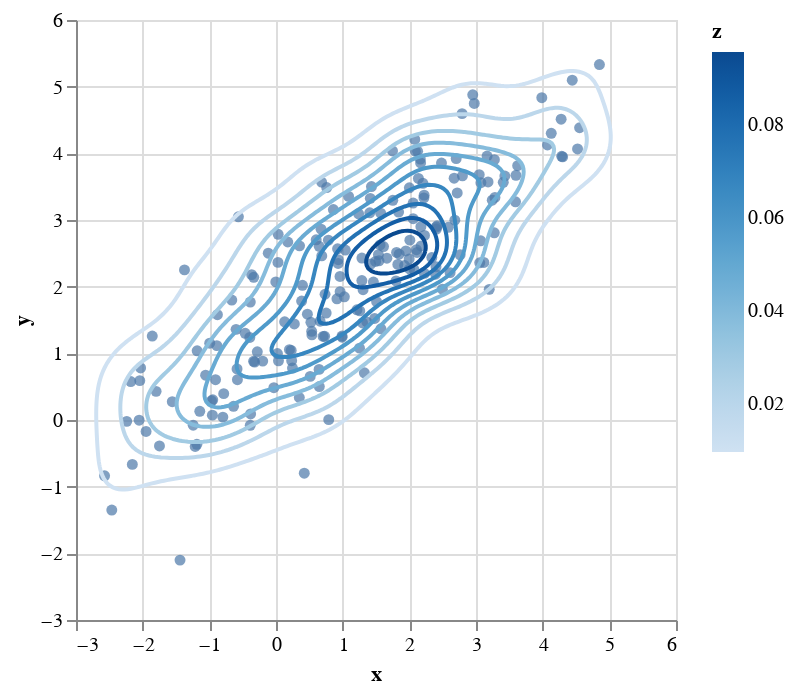

Here is the notebook cell this chart was saved with:
### Code cell
@vlplot(x={type="quantitative"},y={type="quantitative"}) + scatterplot(samples) + contourplot(samples)

### Figure 1 — Vega-Lite specification as saved in the notebook (floating-point values rounded to 4 significant figures; data arrays with more than 128 entries replaced by an {"elided": "..."} marker saying what was removed)
{"encoding": {"x": {"type": "quantitative"}, "y": {"type": "quantitative"}}, "layer": [{"data": {"values": {"elided": "200 records"}}, "encoding": {"x": {"field": "x"}, "y": {"field": "y"}}, "mark": "circle"}, {"data": {"values": {"elided": "3408 records"}}, "encoding": {"color": {"field": "z", "type": "quantitative"}, "detail": {"field": "group", "type": "quantitative"}, "order": {"field": "row", "type": "quantitative"}, "x": {"field": "x", "type": "quantitative"}, "y": {"field": "y", "type": "quantitative"}}, "mark": "line"}]}
